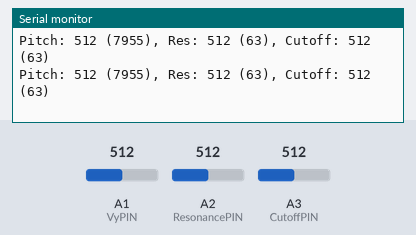
A sketch run on a simulated Arduino Leonardo, built with avr-gcc and run on an emulated ATmega32U4. Parts: the last lines printed to the serial monitor. Inputs (shaded band) come from the test bench; at power-on: A1 (VyPIN) = 512, A2 (ResonancePIN) = 512, A3 (CutoffPIN) = 512.

Above: at 1.2 s.
1.3 s: A1 (VyPIN) set to 685
At 2.2 s:
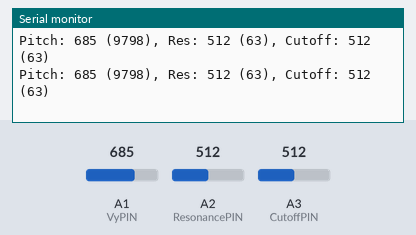
2.8 s: A1 (VyPIN) set to 713
At 3.8 s:
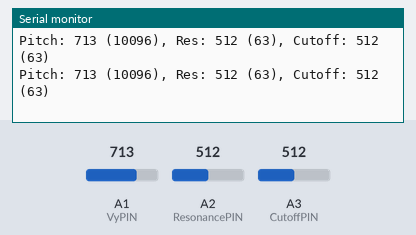
Timing chart, 0 to 5.8 s (numbered marks = the images above; inputs shaded):
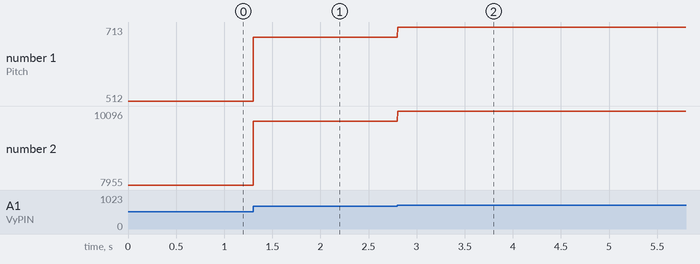

The sketch:

usb_midi_leonardo.ino
```cpp
#include "MIDIUSB.h"


const int VxPIN = A0;
const int VyPIN = A1;
const int ResonancePIN = A2;
const int CutoffPIN = A3;


int pitchNote;
int lastPitchVal;

int resonanceNote;
int lastResonanceVal;

int cutoffNote;
int lastCutoffVal;

int btnState;
int range = 2;


void setup() {
  // put your setup code here, to run once:

  pinMode(VxPIN, INPUT_PULLUP);
  pinMode(VyPIN, INPUT_PULLUP);
  pinMode(ResonancePIN, INPUT_PULLUP);
  pinMode(CutoffPIN, INPUT_PULLUP);
  Serial.begin(115200);

}

void loop() {
  // put your main code here, to run repeatedly:
  int pitchVal = analogRead(VyPIN);
  int resVal = analogRead(ResonancePIN);
  int cutoffVal = analogRead(CutoffPIN);

  bool pitchSame = pitchVal < lastPitchVal + range && pitchVal > lastPitchVal - range;
  bool resSame = resVal < lastResonanceVal + range && resVal > lastResonanceVal - range;
  bool cutOffSame = cutoffVal < lastCutoffVal + range && cutoffVal > lastCutoffVal - range;


  pitchNote = map(pitchVal, 0, 1023, 2500, 13400); //16530);
  resonanceNote = map(resVal, 0, 1023, 0, 127);
  cutoffNote = map(cutoffVal, 0, 1023, 0, 127);

  char buffer[70];
    sprintf(buffer, "Pitch: %d (%d), Res: %d (%d), Cutoff: %d (%d)", pitchVal, pitchNote, resVal, resonanceNote, cutoffVal, cutoffNote);
    //sprintf(buffer, "pitchVal: %d, lastPitchVal: %d", pitchVal, lastPitchVal);
    Serial.println(buffer);

  if (!pitchSame)
  {
    sendMidi(0xE0, pitchNote);
     lastPitchVal = pitchVal;
  }

  if (!resSame){
    //sendMidi(71, resonanceNote);
    sendCmd(71, resonanceNote);
    lastResonanceVal = resVal;
  }

  if (!cutOffSame){
    //sendMidi(74, cutoffNote);
    sendCmd(74, cutoffNote);
    lastCutoffVal = cutoffVal;
  }


}


void sendMidi(byte cmd, int val)
{
  int shiftedValue = val << 1; // shift so top bit of lsb is in msb
  byte msb = highByte(shiftedValue); // get the high bits
  byte lsb = lowByte(shiftedValue) >> 1; // get the low 7 bits and shift right

  midiCommand(cmd, lsb, msb);

}

// send a 3-byte midi message
void midiCommand(byte cmd, byte data1, byte  data2) {
  // First parameter is the event type (top 4 bits of the command byte).
  // Second parameter is command byte combined with the channel.
  // Third parameter is the first data byte
  // Fourth parameter second data byte

  midiEventPacket_t midiMsg = {cmd >> 4, cmd, data1, data2};
  MidiUSB.sendMIDI(midiMsg);
  MidiUSB.flush();
}

void sendCmd(byte cmd, byte value) {
  // Status byte: 0xB0 (Control Change) + channel
  // Controller number: 71 (Resonance)
  // Value: 0-127
  midiEventPacket_t controlChange = {0x0B, 0xB0 | 1, cmd, value};
  MidiUSB.sendMIDI(controlChange);
  MidiUSB.flush();
}
```

Measured:
- after the input at 1.3 s, the serial monitor: prints a new line at once (image 1)
- after the input at 2.8 s, the serial monitor: prints a new line at once (image 2)
- plotted number 1: 512 → 685 after the input at 1.3 s, 685 → 713 after the input at 2.8 s
- plotted number 2: 7955 → 9798 after the input at 1.3 s, 9798 → 10096 after the input at 2.8 s
